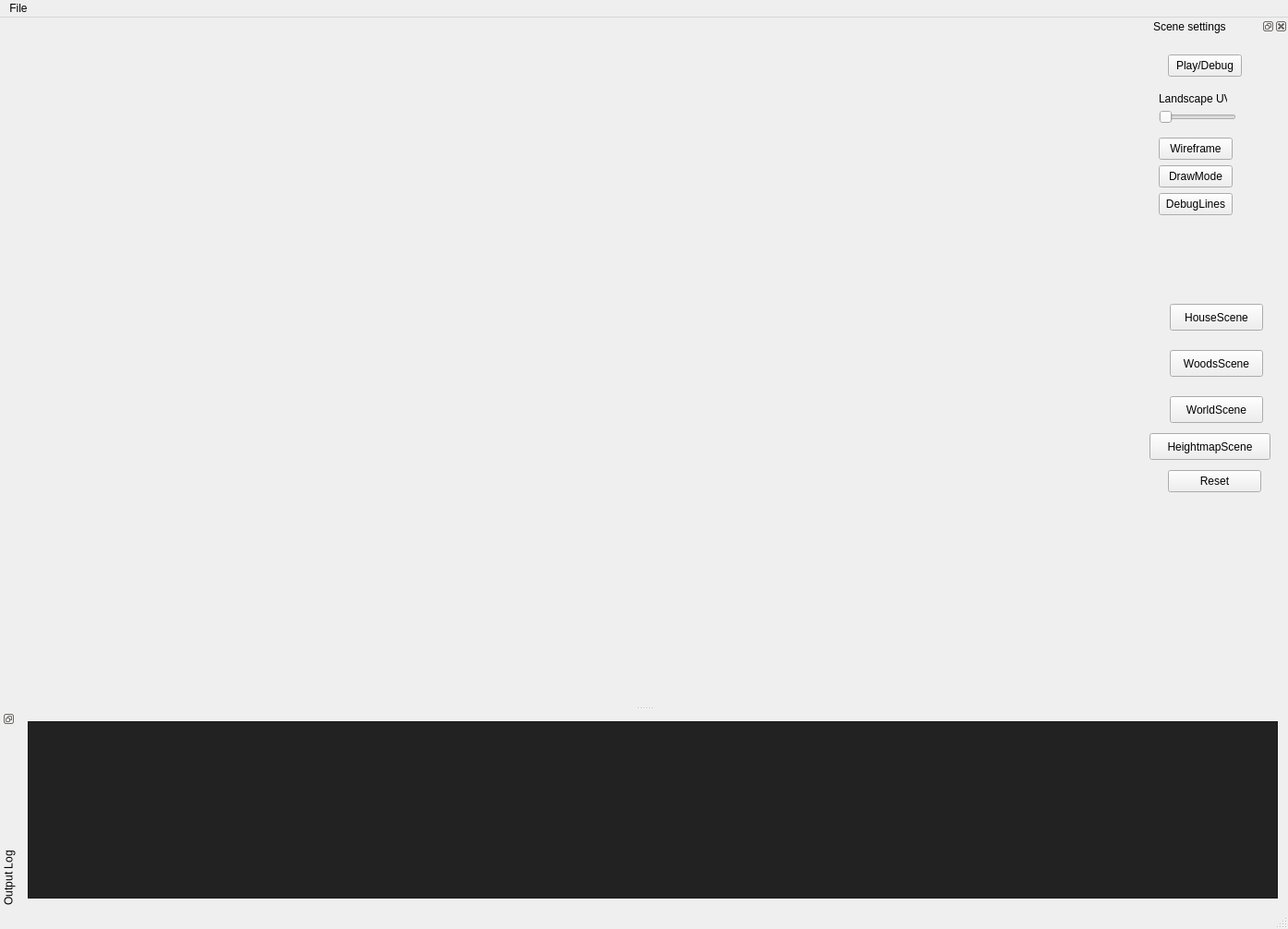
<?xml version="1.0" encoding="UTF-8"?>
<ui version="4.0">
 <class>MainWindow</class>
 <widget class="QMainWindow" name="MainWindow">
  <property name="geometry">
   <rect>
    <x>0</x>
    <y>0</y>
    <width>1395</width>
    <height>1006</height>
   </rect>
  </property>
  <property name="sizePolicy">
   <sizepolicy hsizetype="Fixed" vsizetype="Preferred">
    <horstretch>0</horstretch>
    <verstretch>0</verstretch>
   </sizepolicy>
  </property>
  <property name="windowTitle">
   <string>OpenGL in Qt is great fun!</string>
  </property>
  <widget class="QWidget" name="centralWidget">
   <layout class="QGridLayout" name="gridLayout">
    <item row="0" column="0">
     <layout class="QVBoxLayout" name="OpenGLLayout"/>
    </item>
   </layout>
  </widget>
  <widget class="QMenuBar" name="menuBar">
   <property name="geometry">
    <rect>
     <x>0</x>
     <y>0</y>
     <width>1395</width>
     <height>21</height>
    </rect>
   </property>
   <widget class="QMenu" name="menuFile">
    <property name="title">
     <string>File</string>
    </property>
    <addaction name="fileExit"/>
   </widget>
   <addaction name="menuFile"/>
  </widget>
  <widget class="QStatusBar" name="statusBar"/>
  <widget class="QDockWidget" name="dockWidgetConsole">
   <property name="features">
    <set>QDockWidget::DockWidgetFloatable|QDockWidget::DockWidgetMovable|QDockWidget::DockWidgetVerticalTitleBar</set>
   </property>
   <property name="windowTitle">
    <string>Output Log</string>
   </property>
   <attribute name="dockWidgetArea">
    <number>8</number>
   </attribute>
   <widget class="QWidget" name="dockWidgetContents">
    <layout class="QHBoxLayout" name="horizontalLayout">
     <item>
      <widget class="QPlainTextEdit" name="outputLog">
       <property name="palette">
        <palette>
         <active>
          <colorrole role="Button">
           <brush brushstyle="SolidPattern">
            <color alpha="255">
             <red>34</red>
             <green>34</green>
             <blue>34</blue>
            </color>
           </brush>
          </colorrole>
          <colorrole role="Light">
           <brush brushstyle="SolidPattern">
            <color alpha="255">
             <red>51</red>
             <green>51</green>
             <blue>51</blue>
            </color>
           </brush>
          </colorrole>
          <colorrole role="Midlight">
           <brush brushstyle="SolidPattern">
            <color alpha="255">
             <red>42</red>
             <green>42</green>
             <blue>42</blue>
            </color>
           </brush>
          </colorrole>
          <colorrole role="Dark">
           <brush brushstyle="SolidPattern">
            <color alpha="255">
             <red>17</red>
             <green>17</green>
             <blue>17</blue>
            </color>
           </brush>
          </colorrole>
          <colorrole role="Mid">
           <brush brushstyle="SolidPattern">
            <color alpha="255">
             <red>23</red>
             <green>23</green>
             <blue>23</blue>
            </color>
           </brush>
          </colorrole>
          <colorrole role="Text">
           <brush brushstyle="SolidPattern">
            <color alpha="255">
             <red>255</red>
             <green>255</green>
             <blue>255</blue>
            </color>
           </brush>
          </colorrole>
          <colorrole role="BrightText">
           <brush brushstyle="SolidPattern">
            <color alpha="255">
             <red>255</red>
             <green>255</green>
             <blue>255</blue>
            </color>
           </brush>
          </colorrole>
          <colorrole role="ButtonText">
           <brush brushstyle="SolidPattern">
            <color alpha="255">
             <red>255</red>
             <green>255</green>
             <blue>255</blue>
            </color>
           </brush>
          </colorrole>
          <colorrole role="Base">
           <brush brushstyle="SolidPattern">
            <color alpha="255">
             <red>34</red>
             <green>34</green>
             <blue>34</blue>
            </color>
           </brush>
          </colorrole>
          <colorrole role="Window">
           <brush brushstyle="SolidPattern">
            <color alpha="255">
             <red>34</red>
             <green>34</green>
             <blue>34</blue>
            </color>
           </brush>
          </colorrole>
          <colorrole role="Shadow">
           <brush brushstyle="SolidPattern">
            <color alpha="255">
             <red>0</red>
             <green>0</green>
             <blue>0</blue>
            </color>
           </brush>
          </colorrole>
          <colorrole role="AlternateBase">
           <brush brushstyle="SolidPattern">
            <color alpha="255">
             <red>17</red>
             <green>17</green>
             <blue>17</blue>
            </color>
           </brush>
          </colorrole>
          <colorrole role="ToolTipBase">
           <brush brushstyle="SolidPattern">
            <color alpha="255">
             <red>255</red>
             <green>255</green>
             <blue>220</blue>
            </color>
           </brush>
          </colorrole>
          <colorrole role="ToolTipText">
           <brush brushstyle="SolidPattern">
            <color alpha="255">
             <red>0</red>
             <green>0</green>
             <blue>0</blue>
            </color>
           </brush>
          </colorrole>
          <colorrole role="PlaceholderText">
           <brush brushstyle="SolidPattern">
            <color alpha="128">
             <red>255</red>
             <green>255</green>
             <blue>255</blue>
            </color>
           </brush>
          </colorrole>
         </active>
         <inactive>
          <colorrole role="Button">
           <brush brushstyle="SolidPattern">
            <color alpha="255">
             <red>34</red>
             <green>34</green>
             <blue>34</blue>
            </color>
           </brush>
          </colorrole>
          <colorrole role="Light">
           <brush brushstyle="SolidPattern">
            <color alpha="255">
             <red>51</red>
             <green>51</green>
             <blue>51</blue>
            </color>
           </brush>
          </colorrole>
          <colorrole role="Midlight">
           <brush brushstyle="SolidPattern">
            <color alpha="255">
             <red>42</red>
             <green>42</green>
             <blue>42</blue>
            </color>
           </brush>
          </colorrole>
          <colorrole role="Dark">
           <brush brushstyle="SolidPattern">
            <color alpha="255">
             <red>17</red>
             <green>17</green>
             <blue>17</blue>
            </color>
           </brush>
          </colorrole>
          <colorrole role="Mid">
           <brush brushstyle="SolidPattern">
            <color alpha="255">
             <red>23</red>
             <green>23</green>
             <blue>23</blue>
            </color>
           </brush>
          </colorrole>
          <colorrole role="Text">
           <brush brushstyle="SolidPattern">
            <color alpha="255">
             <red>255</red>
             <green>255</green>
             <blue>255</blue>
            </color>
           </brush>
          </colorrole>
          <colorrole role="BrightText">
           <brush brushstyle="SolidPattern">
            <color alpha="255">
             <red>255</red>
             <green>255</green>
             <blue>255</blue>
            </color>
           </brush>
          </colorrole>
          <colorrole role="ButtonText">
           <brush brushstyle="SolidPattern">
            <color alpha="255">
             <red>255</red>
             <green>255</green>
             <blue>255</blue>
            </color>
           </brush>
          </colorrole>
          <colorrole role="Base">
           <brush brushstyle="SolidPattern">
            <color alpha="255">
             <red>34</red>
             <green>34</green>
             <blue>34</blue>
            </color>
           </brush>
          </colorrole>
          <colorrole role="Window">
           <brush brushstyle="SolidPattern">
            <color alpha="255">
             <red>34</red>
             <green>34</green>
             <blue>34</blue>
            </color>
           </brush>
          </colorrole>
          <colorrole role="Shadow">
           <brush brushstyle="SolidPattern">
            <color alpha="255">
             <red>0</red>
             <green>0</green>
             <blue>0</blue>
            </color>
           </brush>
          </colorrole>
          <colorrole role="AlternateBase">
           <brush brushstyle="SolidPattern">
            <color alpha="255">
             <red>17</red>
             <green>17</green>
             <blue>17</blue>
            </color>
           </brush>
          </colorrole>
          <colorrole role="ToolTipBase">
           <brush brushstyle="SolidPattern">
            <color alpha="255">
             <red>255</red>
             <green>255</green>
             <blue>220</blue>
            </color>
           </brush>
          </colorrole>
          <colorrole role="ToolTipText">
           <brush brushstyle="SolidPattern">
            <color alpha="255">
             <red>0</red>
             <green>0</green>
             <blue>0</blue>
            </color>
           </brush>
          </colorrole>
          <colorrole role="PlaceholderText">
           <brush brushstyle="SolidPattern">
            <color alpha="128">
             <red>255</red>
             <green>255</green>
             <blue>255</blue>
            </color>
           </brush>
          </colorrole>
         </inactive>
         <disabled>
          <colorrole role="Button">
           <brush brushstyle="SolidPattern">
            <color alpha="255">
             <red>34</red>
             <green>34</green>
             <blue>34</blue>
            </color>
           </brush>
          </colorrole>
          <colorrole role="Light">
           <brush brushstyle="SolidPattern">
            <color alpha="255">
             <red>51</red>
             <green>51</green>
             <blue>51</blue>
            </color>
           </brush>
          </colorrole>
          <colorrole role="Midlight">
           <brush brushstyle="SolidPattern">
            <color alpha="255">
             <red>42</red>
             <green>42</green>
             <blue>42</blue>
            </color>
           </brush>
          </colorrole>
          <colorrole role="Dark">
           <brush brushstyle="SolidPattern">
            <color alpha="255">
             <red>17</red>
             <green>17</green>
             <blue>17</blue>
            </color>
           </brush>
          </colorrole>
          <colorrole role="Mid">
           <brush brushstyle="SolidPattern">
            <color alpha="255">
             <red>23</red>
             <green>23</green>
             <blue>23</blue>
            </color>
           </brush>
          </colorrole>
          <colorrole role="Text">
           <brush brushstyle="SolidPattern">
            <color alpha="255">
             <red>17</red>
             <green>17</green>
             <blue>17</blue>
            </color>
           </brush>
          </colorrole>
          <colorrole role="BrightText">
           <brush brushstyle="SolidPattern">
            <color alpha="255">
             <red>255</red>
             <green>255</green>
             <blue>255</blue>
            </color>
           </brush>
          </colorrole>
          <colorrole role="ButtonText">
           <brush brushstyle="SolidPattern">
            <color alpha="255">
             <red>17</red>
             <green>17</green>
             <blue>17</blue>
            </color>
           </brush>
          </colorrole>
          <colorrole role="Base">
           <brush brushstyle="SolidPattern">
            <color alpha="255">
             <red>34</red>
             <green>34</green>
             <blue>34</blue>
            </color>
           </brush>
          </colorrole>
          <colorrole role="Window">
           <brush brushstyle="SolidPattern">
            <color alpha="255">
             <red>34</red>
             <green>34</green>
             <blue>34</blue>
            </color>
           </brush>
          </colorrole>
          <colorrole role="Shadow">
           <brush brushstyle="SolidPattern">
            <color alpha="255">
             <red>0</red>
             <green>0</green>
             <blue>0</blue>
            </color>
           </brush>
          </colorrole>
          <colorrole role="AlternateBase">
           <brush brushstyle="SolidPattern">
            <color alpha="255">
             <red>34</red>
             <green>34</green>
             <blue>34</blue>
            </color>
           </brush>
          </colorrole>
          <colorrole role="ToolTipBase">
           <brush brushstyle="SolidPattern">
            <color alpha="255">
             <red>255</red>
             <green>255</green>
             <blue>220</blue>
            </color>
           </brush>
          </colorrole>
          <colorrole role="ToolTipText">
           <brush brushstyle="SolidPattern">
            <color alpha="255">
             <red>0</red>
             <green>0</green>
             <blue>0</blue>
            </color>
           </brush>
          </colorrole>
          <colorrole role="PlaceholderText">
           <brush brushstyle="SolidPattern">
            <color alpha="128">
             <red>255</red>
             <green>255</green>
             <blue>255</blue>
            </color>
           </brush>
          </colorrole>
         </disabled>
        </palette>
       </property>
      </widget>
     </item>
    </layout>
   </widget>
  </widget>
  <widget class="QDockWidget" name="dockWidget">
   <property name="sizePolicy">
    <sizepolicy hsizetype="Preferred" vsizetype="Preferred">
     <horstretch>0</horstretch>
     <verstretch>0</verstretch>
    </sizepolicy>
   </property>
   <property name="minimumSize">
    <size>
     <width>150</width>
     <height>741</height>
    </size>
   </property>
   <property name="maximumSize">
    <size>
     <width>150</width>
     <height>741</height>
    </size>
   </property>
   <property name="windowTitle">
    <string>Scene settings</string>
   </property>
   <attribute name="dockWidgetArea">
    <number>2</number>
   </attribute>
   <widget class="QWidget" name="dockWidgetContents_2">
    <property name="sizePolicy">
     <sizepolicy hsizetype="Preferred" vsizetype="Preferred">
      <horstretch>0</horstretch>
      <verstretch>0</verstretch>
     </sizepolicy>
    </property>
    <property name="minimumSize">
     <size>
      <width>256</width>
      <height>719</height>
     </size>
    </property>
    <property name="maximumSize">
     <size>
      <width>256</width>
      <height>719</height>
     </size>
    </property>
    <widget class="QPushButton" name="WireframeToggle">
     <property name="geometry">
      <rect>
       <x>10</x>
       <y>110</y>
       <width>80</width>
       <height>24</height>
      </rect>
     </property>
     <property name="text">
      <string>Wireframe</string>
     </property>
    </widget>
    <widget class="QLabel" name="LandscapeUV">
     <property name="geometry">
      <rect>
       <x>10</x>
       <y>60</y>
       <width>74</width>
       <height>16</height>
      </rect>
     </property>
     <property name="text">
      <string>Landscape UV</string>
     </property>
    </widget>
    <widget class="QSlider" name="LandscapeUVSlider">
     <property name="geometry">
      <rect>
       <x>10</x>
       <y>80</y>
       <width>84</width>
       <height>16</height>
      </rect>
     </property>
     <property name="minimum">
      <number>1</number>
     </property>
     <property name="orientation">
      <enum>Qt::Horizontal</enum>
     </property>
    </widget>
    <widget class="QPushButton" name="HouseScene">
     <property name="geometry">
      <rect>
       <x>22</x>
       <y>290</y>
       <width>101</width>
       <height>29</height>
      </rect>
     </property>
     <property name="text">
      <string>HouseScene</string>
     </property>
    </widget>
    <widget class="QPushButton" name="WoodsScene">
     <property name="geometry">
      <rect>
       <x>22</x>
       <y>340</y>
       <width>101</width>
       <height>29</height>
      </rect>
     </property>
     <property name="text">
      <string>WoodsScene</string>
     </property>
    </widget>
    <widget class="QPushButton" name="WorldScene">
     <property name="geometry">
      <rect>
       <x>22</x>
       <y>390</y>
       <width>101</width>
       <height>29</height>
      </rect>
     </property>
     <property name="text">
      <string>WorldScene</string>
     </property>
    </widget>
    <widget class="QPushButton" name="DrawMode">
     <property name="geometry">
      <rect>
       <x>10</x>
       <y>140</y>
       <width>80</width>
       <height>24</height>
      </rect>
     </property>
     <property name="text">
      <string>DrawMode</string>
     </property>
    </widget>
    <widget class="QPushButton" name="HeightmapScene">
     <property name="geometry">
      <rect>
       <x>0</x>
       <y>430</y>
       <width>131</width>
       <height>29</height>
      </rect>
     </property>
     <property name="text">
      <string>HeightmapScene</string>
     </property>
    </widget>
    <widget class="QPushButton" name="DebugLines">
     <property name="geometry">
      <rect>
       <x>10</x>
       <y>170</y>
       <width>80</width>
       <height>24</height>
      </rect>
     </property>
     <property name="text">
      <string>DebugLines</string>
     </property>
    </widget>
    <widget class="QPushButton" name="PlayDebug">
     <property name="geometry">
      <rect>
       <x>20</x>
       <y>20</y>
       <width>80</width>
       <height>24</height>
      </rect>
     </property>
     <property name="text">
      <string>Play/Debug</string>
     </property>
    </widget>
    <widget class="QPushButton" name="EksamenScene">
     <property name="geometry">
      <rect>
       <x>20</x>
       <y>470</y>
       <width>101</width>
       <height>24</height>
      </rect>
     </property>
     <property name="text">
      <string>Reset</string>
     </property>
    </widget>
   </widget>
  </widget>
  <action name="fileExit">
   <property name="text">
    <string>Exit</string>
   </property>
   <property name="shortcut">
    <string>Ctrl+Q</string>
   </property>
  </action>
 </widget>
 <layoutdefault spacing="6" margin="11"/>
 <resources/>
 <connections/>
</ui>
